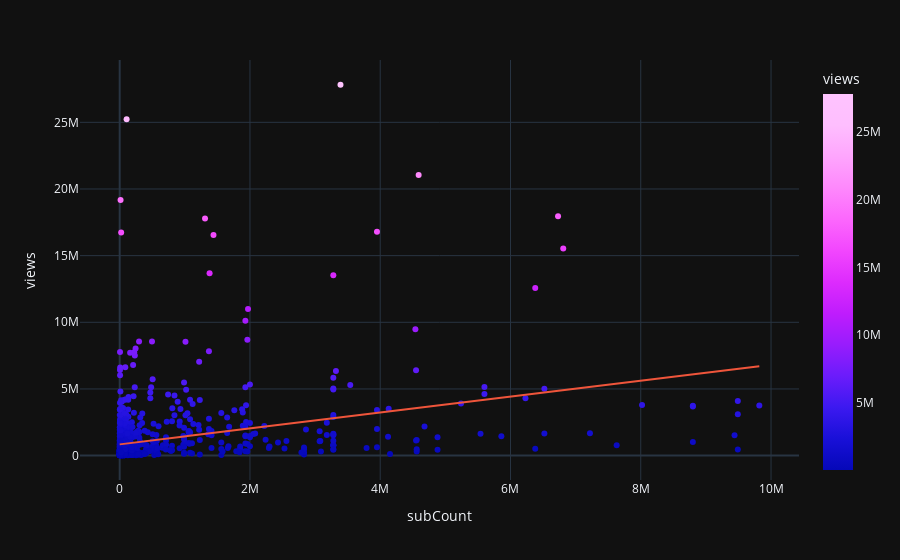

Notebook code cell kept with this figure:
### Markdown cell above
### **views v. subCount v. clickbaityPercent**

Here we take the comparison of views against the clickbaity-ness of the video, along with the subscriber count of the channel. We plot them into pairs onto a 2D scatter, and grouped the three into one as a 3D scatter.

This is based on our hypothesis that, by intuitive reasoning based on domain knowledge, the clickbaity-ness of a video must have an effect on the number of views that a video gains. We add the `subCount` by the domain knowledge that, as users gain more subscribers, the likelihood of them using more "clickbaity" techniques gets higher and higher in order to meet the demands of the market. This is also to determine whether a higher subscriber count would result in a higher view count yield, as intuitive reasoning based on domain knowledge would indicate.

Some insights:

- `subCount v. views` seems to indicate that, while the domain knowledge would dictate that views and subscriber counts directly correlate, the correlation may not be as significantly reflected within the resulting data. This is seen in the low $R^2$ of $\approx103\times10^{-3}$, which means that only about 10.3% of the data can be explained by this relationship. This suggests that subscriber count alone is not enough to guarantee a video's success and therefore depend on other factors and characteristics of the video in order to succeed.
- `clickbaityPercent v. views` seems to suggest the relationship of the amount of clickbait used in the titles may not entirely correlate as significantly as domain knowledge seems to indicate. In fact, there's a very minor downtrend ($R^2 \approx2\times10^{-3}$) in the view count, with the distribution exhibiting a right skew (i.e., the weight distribution clustering on the lefthand side, with a heavy tail to the right), as clickbaity-ness increases in the title. This could indicate a diminishing returns trend with an optimal maxima in the data.
- `clickbaityPercent v. subCount` shows that, as seen in plot 2, there seems to be a local optimal maxima which the data seems to converge on, with a very minor downtrend ($R^2\approx4\times10^{-3}$) that may indicate a diminishing returns trend.
- `views v. subCount v. clickbaityPercent` seems to confirm that hypothesis in plot 2 and 3 where there exists an optimal maxima within the data with respect to the clickbaity-ness of a title. Interestingly, this optima seems to exist for both comparison axes, which could suggest that going above the upper bound of this range yields diminishing returns for the video's performance.

### Code cell
fig = px.scatter(
    df,
    x="subCount",
    y="views",
    trendline="ols",
    color="views",
    color_continuous_scale="plotly3",
)
display(fig)
results = px.get_trendline_results(fig)

print(results.px_fit_results.iloc[0].summary())

### Figure 1 — Plotly figure (JSON) as saved in the notebook; plotly's stock layout.template omitted (floating-point values rounded to 4 significant figures; data arrays with more than 128 entries replaced by an {"elided": "..."} marker saying what was removed)
{"data": [{"hovertemplate": "subCount=%{x}<br>views=%{marker.color}<extra></extra>", "legendgroup": "", "marker": {"color": {"elided": "913 int values"}, "coloraxis": "coloraxis", "symbol": "circle"}, "mode": "markers", "name": "", "orientation": "v", "showlegend": false, "type": "scatter", "x": {"elided": "913 int values"}, "xaxis": "x", "y": {"elided": "913 int values"}, "yaxis": "y"}, {"hovertemplate": "<b>OLS trendline</b><br>views = 0.59675 * subCount + 841397<br>R<sup>2</sup>=0.108146<br><br>subCount=%{x}<br>views=%{y} <b>(trend)</b><extra></extra>", "legendgroup": "", "marker": {"symbol": "circle"}, "mode": "lines", "name": "", "showlegend": false, "type": "scatter", "x": {"elided": "913 int values"}, "xaxis": "x", "y": {"elided": "913 float values"}, "yaxis": "y"}], "layout": {"coloraxis": {"colorbar": {"title": {"text": "views"}}, "colorscale": [[0, "#0508b8"], [0.08333, "#1910d8"], [0.1667, "#3c19f0"], [0.25, "#6b1cfb"], [0.3333, "#981cfd"], [0.4167, "#bf1cfd"], [0.5, "#dd2bfd"], [0.5833, "#f246fe"], [0.6667, "#fc67fd"], [0.75, "#fe88fc"], [0.8333, "#fea5fd"], [0.9167, "#febefe"], [1, "#fec3fe"]]}, "legend": {"tracegroupgap": 0}, "margin": {"t": 60}, "xaxis": {"anchor": "y", "domain": [0, 1], "title": {"text": "subCount"}}, "yaxis": {"anchor": "x", "domain": [0, 1], "title": {"text": "views"}}}}
